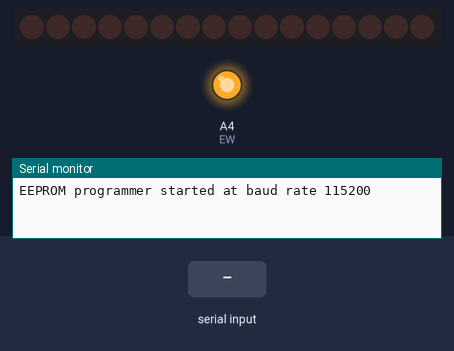
A program run on a simulated Arduino Nano, built with avr-gcc and run on an emulated ATmega328P. On the bench: 16 shift-register outputs drawn as a row of LEDs (first output left, lit = HIGH), output pins drawn as LEDs (lit = HIGH), the last lines printed to the serial monitor. Wiring (inferred from the names in the program): 2 × shift register (74HC595): data pin 3; shift clock pin 2; latch A5. Wiring (inferred from the signals the program sends): row of LEDs: on Q0, Q1, Q2, Q3, Q4, Q5, Q6, Q7, Q8, Q9, Q10, Q11, Q12, Q13, Q14, Q15. Inputs (shaded band) come from the test bench. Pins used as bus, display or sensor lines are not drawn.

Above: at 1.2 s.
1.3 s: "90,45,200\n" received over Serial
At 2.4 s:
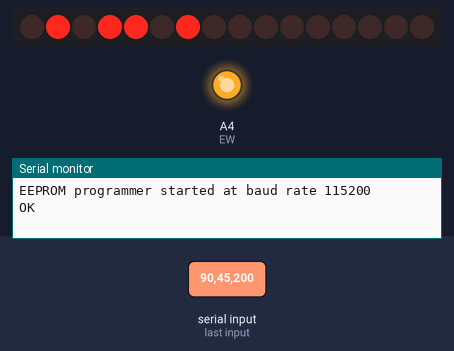
5.8 s: "30,150,10\n" received over Serial
At 7.0 s:
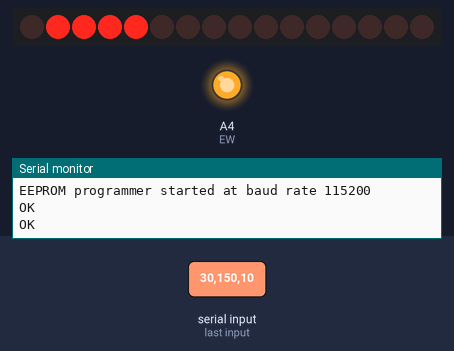
7.3 s: "1,90\n" received over Serial
At 8.2 s:
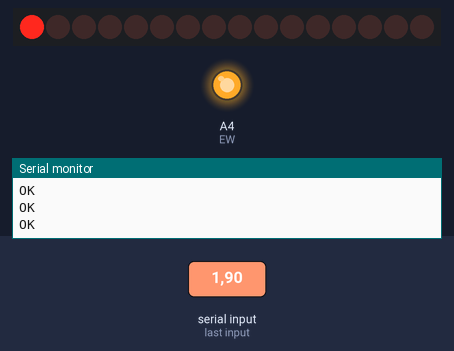
Timing chart, 0 to 10.3 s (numbered marks = the images above; inputs shaded):
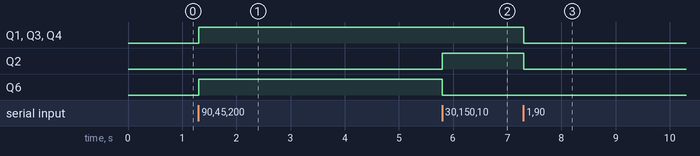

The program:

main.cpp
```cpp
//************************************************************************************
// Include libraries
#include <Arduino.h>
//************************************************************************************
// EEPROM pinout
#define defaultBaudRate 115200
#define ED0 4
#define ED1 5
#define ED2 6
#define ED3 7
#define ED4 8
#define ED5 9
#define ED6 10
#define ED7 11
#define EEPROM_pins 8
#define ER A5
#define EW A4
#define CE A3
// Serial shift definitions
#define SO 3
#define SC 2
#define pulseTime 5 // Write pulse should be 100 ns, function works accurately down to 3 micro seconds
#define pinDelay 3
//************************************************************************************
// Global variables
const uint8_t EEPROM_pin[EEPROM_pins] = {ED0, ED1, ED2, ED3, ED4, ED5, ED6, ED7};
uint8_t EEPROM_mode;
//************************************************************************************
// Functions
//
void setupSerial(uint32_t baudRate = defaultBaudRate) {
    Serial.begin(baudRate);
    Serial.print("EEPROM programmer started at baud rate ");
    Serial.println(String(baudRate));
    Serial.flush();
}
// Read from Serial
String readFromSerial() {
    if (Serial.available() > 0) {
        return Serial.readStringUntil('\n');
    }
    return "null";
}
// Process serial command
void processInput(String input) {
    int16_t LFindex = input.indexOf('\n');
    if (LFindex > 0) {
        input = input.substring(0, LFindex);
    }
    int16_t SEPindex = input.indexOf(",");
    if (SEPindex > 0) { // Write command
        uint16_t address = (uint16_t) (input.substring(0, SEPindex)).toInt();
        uint8_t data = (uint8_t) (input.substring(SEPindex + 1)).toInt();
        writeEEPROM(address, data);
        Serial.println("OK");
    } else { // Read command
        uint16_t address = (uint16_t) input.toInt();
        uint8_t data = readEEPROM(address);
        writeToSerial(address, data);
    }
}
// Write address and data to serial prompt
void writeToSerial(uint16_t address, uint8_t data) {
    Serial.print(address);
    Serial.print(",");
    Serial.println(data); // Prints data and \n character
    Serial.flush();
}
// Read from EEPROM
uint8_t readEEPROM(uint16_t address) {
    shiftOutAddress(address);
    setEEPROM(INPUT);
    return getData();
}
// Write to EEPROM
void writeEEPROM(uint16_t address, uint8_t data) {
    shiftOutAddress(address);
    setEEPROM(OUTPUT);
    setData(data);
    pulseWrite();
    setEEPROM(INPUT);
}
// Pulse write
void pulseWrite() {
    digitalWrite(EW, LOW);
    delayMicroseconds(pulseTime); // Wrtie pulse should be 100 ns, function works accurately down to 3 micro seconds
    digitalWrite(EW, HIGH);
    delayMicroseconds(pinDelay);
}
// Set data
void setData(uint8_t data) {
    for (uint8_t i = 0; i < EEPROM_pins; i ++) {
        digitalWrite(EEPROM_pin[i], bitRead(data, i));
    }
    delayMicroseconds(pinDelay);
}
// Get data
uint8_t getData() {
    uint8_t data = 0;
    for (uint8_t i = 0; i < EEPROM_pins; i ++) {
        data = data + (digitalRead(EEPROM_pin[i]) << i);
    }
    return data;
}
// Setup EEPROM and 74HC164
void setupHW() {
    setupEEPROM();
    setupShift();
}
// Setup EEPROM read and write pins
void setupEEPROM() {
    pinMode(ER, OUTPUT);
    digitalWrite(ER, LOW);
    digitalWrite(EW, HIGH);
    pinMode(EW, OUTPUT);
    digitalWrite(CE, LOW);
    pinMode(CE, OUTPUT);
    setEEPROM(INPUT);
}
// Setup 74HC164 out and clock pin
void setupShift() {
    digitalWrite(SO, LOW);
    pinMode(SO, OUTPUT);
    digitalWrite(SC, LOW);
    pinMode(SC, OUTPUT);
    shiftOut(SO, SC, MSBFIRST, 0);
    shiftOut(SO, SC, MSBFIRST, 0);
}
// Set data pins mode for EEPROM, input or output (read or write data)
void setEEPROM(uint8_t mode) {
    if (EEPROM_mode != mode) {
        EEPROM_mode = mode;
        if (mode == OUTPUT) {
            digitalWrite(ER, HIGH);
        } else {
            digitalWrite(ER, LOW);
        }
        for (uint8_t i = 0; i < EEPROM_pins; i++) {
            pinMode(EEPROM_pin[i], mode);
        }
    }
    delayMicroseconds(pinDelay);
}
// Shift out address to 74HC164
void shiftOutAddress(uint16_t address) {
    byte lb_addr = (byte) address;
    byte hb_addr = (byte) (address >> 8);
    shiftOut(SO, SC, MSBFIRST, hb_addr);
    shiftOut(SO, SC, MSBFIRST, lb_addr);
}
//************************************************************************************
// Setup
void setup() {
    setupHW();
    setupSerial();
}
//************************************************************************************
// Main loop
void loop() {
    String input = readFromSerial();
    if (input != "null") {
        processInput(input);
    }
}
//************************************************************************************
```

Measured:
- after the input at 1.3 s, Q1, Q3, Q4, Q6: LOW → HIGH at once
- after the input at 5.8 s, Q2: LOW → HIGH at once; Q6: HIGH → LOW at once
- after the input at 7.3 s, Q1–4: HIGH → LOW at once
